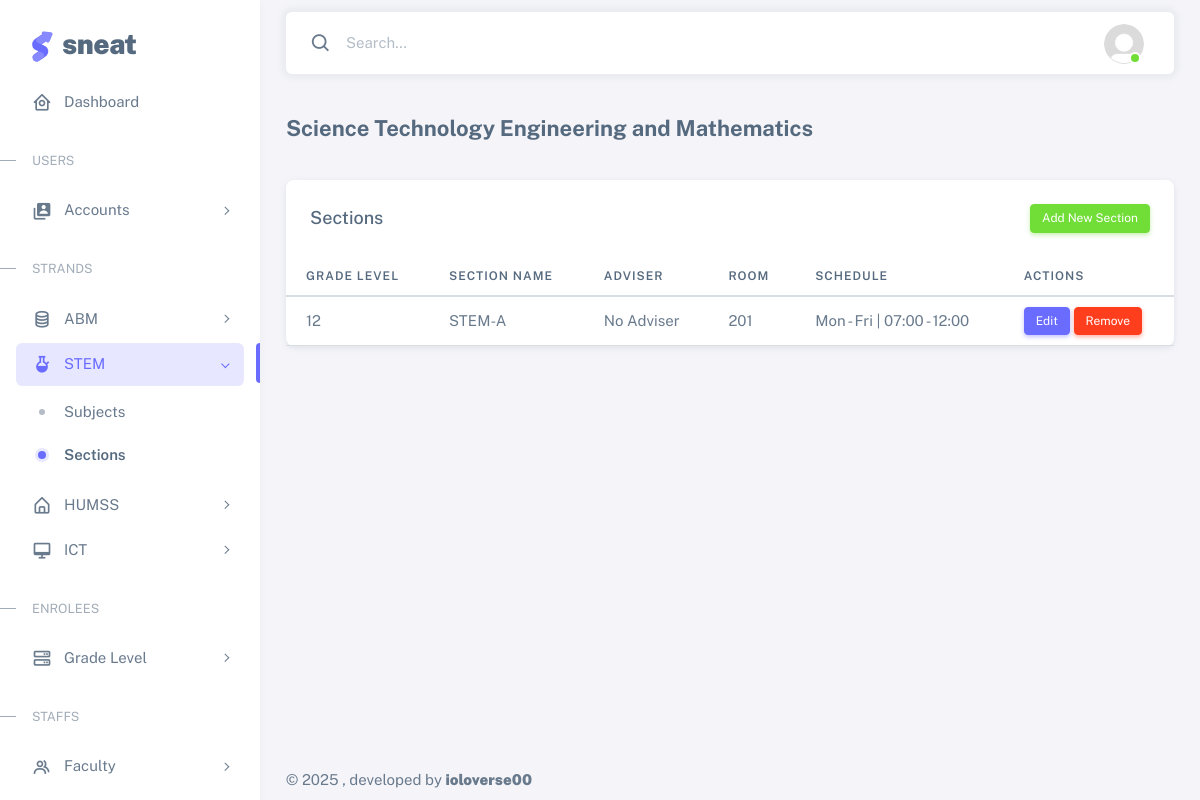
The page /stem-sections.php on the database its author committed.
### tables this page shows
CREATE TABLE `sections` (
  `section_id` int(11) NOT NULL,
  `section_name` varchar(50) NOT NULL,
  `grade_level` enum('11','12') NOT NULL,
  `strand` enum('ABM','STEM','HUMSS','ICT') NOT NULL,
  `adviser_id` varchar(10) DEFAULT NULL,
  `room` varchar(11) NOT NULL,
  `schedule` varchar(52) NOT NULL,
  `created_at` timestamp NOT NULL DEFAULT current_timestamp()
);

### html/stem-sections.php (the view, shortened to what this page needs)
<!DOCTYPE html>
<html
    lang="en"
    class="light-style layout-menu-fixed"
    dir="ltr"
    data-theme="theme-default"
    data-assets-path="../assets/"
    data-template="vertical-menu-template-free">
<head>
    <link rel="stylesheet" href="../assets/vendor/fonts/boxicons.css" />
    <link rel="stylesheet" href="../assets/vendor/css/core.css" class="template-customizer-core-css" />
    <link rel="stylesheet" href="../assets/vendor/css/theme-default.css" class="template-customizer-theme-css" />
    <link rel="stylesheet" href="../assets/css/demo.css" />
    <link rel="stylesheet" href="../assets/vendor/libs/perfect-scrollbar/perfect-scrollbar.css" />
    <link rel="stylesheet" href="../assets/vendor/libs/apex-charts/apex-charts.css" />
</head>
<body>
    <div class="layout-wrapper layout-content-navbar">
        <div class="layout-container">
            <aside id="layout-menu" class="layout-menu menu-vertical menu bg-menu-theme">
                <div class="app-brand demo">
                    <a href="index.php" class="app-brand-link">
                        <span class="app-brand-logo demo">
                        </span>
                        <span class="app-brand-text demo menu-text fw-bolder ms-2">Sneat</span>
                    </a>
                </div>
                <ul class="menu-inner py-1">
                    <li class="menu-item">
                        <a href="index.php" class="menu-link">
                            <i class="menu-icon tf-icons bx bx-home-circle"></i>
                            <div data-i18n="Analytics">Dashboard</div>
                        </a>
                    </li>
                    <li class="menu-header small text-uppercase">
                        <span class="menu-header-text">Users</span>
                    </li>
                    <li class="menu-item">
                        <a href="javascript:void(0);" class="menu-link menu-toggle">
                            <i class="menu-icon tf-icons bx bxs-user-account"></i>
                            <div data-i18n="Form Elements">Accounts</div>
                        </a>
                    </li>
                    <li class="menu-header small text-uppercase">
                        <span class="menu-header-text">Strands</span>
                    </li>
                    <li class="menu-item">
                        <a href="javascript:void(0)" class="menu-link menu-toggle">
                            <i class="menu-icon tf-icons bx bx-coin-stack"></i>
                            <div data-i18n="Extended UI">ABM</div>
                        </a>
                    </li>
                    <li class="menu-item active open">
                        <a href="javascript:void(0)" class="menu-link menu-toggle">
                            <i class="menu-icon tf-icons bx bxs-bong"></i>
                            <div data-i18n="Extended UI">STEM</div>
                        </a>
                        <ul class="menu-sub">
                            <li class="menu-item">
                                <a href="stem-subjects.php" class="menu-link">
                                    <div data-i18n="Account">Subjects</div>
                                </a>
                            </li>
                            <li class="menu-item active">
                                <a href="stem-sections.php" class="menu-link">
                                    <div data-i18n="Connections">Sections</div>
                                </a>
                            </li>
                        </ul>
                    </li>
                    <li class="menu-item">
                        <a href="javascript:void(0)" class="menu-link menu-toggle">
                            <i class="menu-icon tf-icons bx bx-home-alt"></i>
                            <div data-i18n="Extended UI">HUMSS</div>
                        </a>
                    </li>
                    <li class="menu-item">
                        <a href="javascript:void(0)" class="menu-link menu-toggle">
                            <i class="menu-icon tf-icons bx bx-desktop"></i>
                            <div data-i18n="Extended UI">ICT</div>
                        </a>
                    </li>
          <li class="menu-header small text-uppercase">
            <span class="menu-header-text">Enrolees</span>
          </li>
          <li class="menu-item">
            <a href="javascript:void(0)" class="menu-link menu-toggle">
              <i class="menu-icon tf-icons bx bx-server"></i>
              <div data-i18n="Extended UI">Grade Level</div>
            </a>
          </li>
          <li class="menu-header small text-uppercase">
            <span class="menu-header-text">Staffs</span>
          </li>
          <li class="menu-item">
            <a href="javascript:void(0)" class="menu-link menu-toggle">
              <i class="menu-icon tf-icons bx bx-group"></i>
              <div data-i18n="Extended UI">Faculty</div>
            </a>
          </li>
                </ul>
            </aside>
            <div class="layout-page">
                <nav
                    class="layout-navbar container-xxl navbar navbar-expand-xl navbar-detached align-items-center bg-navbar-theme"
                    id="layout-navbar">
                    <div class="navbar-nav-right d-flex align-items-center" id="navbar-collapse">
                        <div class="navbar-nav align-items-center">
                            <div class="nav-item d-flex align-items-center">
                                <i class="bx bx-search fs-4 lh-0"></i>
                                <input
                                    type="text"
                                    class="form-control border-0 shadow-none"
                                    placeholder="Search..."
                                    aria-label="Search..." />
                            </div>
                        </div>
                        <ul class="navbar-nav flex-row align-items-center ms-auto">
                            <li class="nav-item navbar-dropdown dropdown-user dropdown">
                                <a class="nav-link dropdown-toggle hide-arrow" href="javascript:void(0);" data-bs-toggle="dropdown">
                                    <div class="avatar avatar-online">
                                        <img src="../assets/img/avatars/default.png" alt class="w-px-40 h-auto rounded-circle" />
                                    </div>
                                </a>
                            </li>
                        </ul>
                    </div>
                </nav>
                <div class="content-wrapper">
                    <div class="container-xxl flex-grow-1 container-p-y">
                        <h4 class="fw-bold py-3 mb-4">Science Technology Engineering and Mathematics</h4>
                        <div class="card">
                            <div class="card-header d-flex justify-content-between align-items-center">
                                <h5 class="mb-0">Sections</h5>
                                <button class="btn btn-sm btn-success" data-bs-toggle="modal" data-bs-target="#addCoreModal">Add New Section</button>
                            </div>
                            <div class="table-responsive text-nowrap">
                                <table class="table table-hover">
                                    <thead>
                                        <tr>
                                            <th>Grade Level</th>
                                            <th>Section Name</th>
                                            <th>Adviser</th>
                                            <th>Room</th>
                                            <th>Schedule</th>
                                            <th>Actions</th>
                                        </tr>
                                    </thead>
                                    <tbody>
                                        <?php
                                        include 'db_connection.php';
                                        $query = "SELECT s.section_name, s.grade_level, s.strand, s.room, s.schedule,
                                                         CONCAT(u.first_name, ' ', u.last_name) AS teacher_name, s.adviser_id
                                                  FROM sections s
                                                  LEFT JOIN users u ON s.adviser_id = u.user_id
                                                  WHERE s.strand = 'STEM'";
                                        $result = $conn->query($query);
                                        if ($result->num_rows > 0) {
                                            while ($row = $result->fetch_assoc()) {
                                                echo "<tr>";
                                                echo "<td>" . $row['grade_level'] . "</td>";
                                                echo "<td>" . $row['section_name'] . "</td>";
                                                echo "<td>" . ($row['teacher_name'] ? $row['teacher_name'] : 'No Adviser') . "</td>";
                                                echo "<td>" . $row['room'] . "</td>";
                                                echo "<td>" . $row['schedule'] . "</td>";
                                                echo "<td>
                                                        <button class='btn btn-sm btn-primary' data-bs-toggle='modal' data-bs-target='#editModal'
                                                                data-section_name='" . $row['section_name'] . "'
                                                                data-grade_level='" . $row['grade_level'] . "'
                                                                data-room='" . $row['room'] . "'
                                                                data-schedule='" . $row['schedule'] . "'
                                                                data-adviser_id='" . $row['adviser_id'] . "'>Edit</button>
                                                        <button class='btn btn-sm btn-danger' data-bs-toggle='modal' data-bs-target='#deleteModal'
                                                                data-section_name='" . $row['section_name'] . "'>Remove</button>
                                                      </td>";
                                                echo "</tr>";
                                            }
                                        } else {
                                            echo "<tr><td colspan='6' class='text-center'>No sections found</td></tr>";
                                        }
                                        ?>
                                    </tbody>
                                </table>
                            </div>
                        </div>
                    </div>
                    <footer class="content-footer footer bg-footer-theme">
                        <div class="container-xxl d-flex flex-wrap justify-content-between py-2 flex-md-row flex-column">
                            <div class="mb-2 mb-md-0">
                                ©
                                , developed by
                                <a href="#" class="footer-link fw-bolder">ioloverse00</a>
                            </div>
                        </div>
                    </footer>
                </div>
            </div>
        </div>
    </div>
</body>
</html>

### assets/css/demo.css (style rules this page uses)
.menu .app-brand.demo { height: 64px; margin-top: 12px; }
.app-brand-logo.demo svg { width: 22px; height: 38px; }
.app-brand-text.demo { font-size: 1.75rem; letter-spacing: -0.5px; text-transform: lowercase; }

### rows shown on the page
sections: grade_level "12", section_name "STEM-A", room "201", schedule "Mon - Fri | 07:00 - 12:00"
